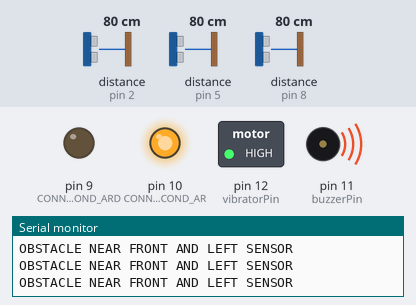
Simulated run of this sketch. Board: Arduino Uno, built with avr-gcc and run on an emulated ATmega328P. On the bench: switched loads named in the sketch (green lamp = pin HIGH), output pins drawn as LEDs (lit = HIGH), buzzer (waves = sounding), the last lines printed to the serial monitor. Wiring (inferred from the names in the program): 3 × ultrasonic range finder: trigger pin 3, echo pin 2 / trigger pin 4, echo pin 5 / trigger pin 7, echo pin 8. The inputs (shaded band) are chosen by the test bench; at power-on: distance to the obstacle (sensors on pin 2, pin 5, pin 8) 80 cm. The echo pulse lasts 58.3 µs per cm; pins used as bus, display or sensor lines are not drawn.

Above: at 1.2 s.
1.3 s: distance to the obstacle (sensor on pin 2) set to 55 cm
4.3 s: distance to the obstacle (sensor on pin 2) set to 49 cm
At 5.1 s:
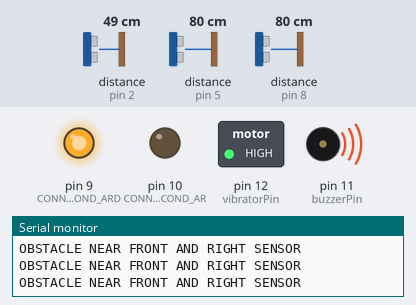
5.8 s: distance to the obstacle (sensor on pin 5) set to 55 cm
8.8 s: distance to the obstacle (sensor on pin 5) set to 49 cm
At 9.7 s:
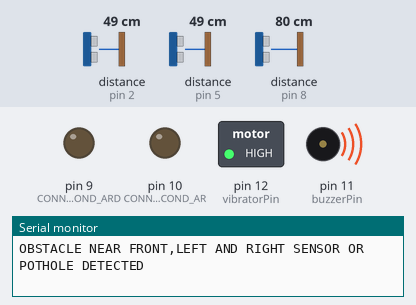
10.4 s: distance to the obstacle (sensor on pin 8) set to 18 cm
13.4 s: distance to the obstacle (sensor on pin 2) set to 60 cm
At 14.7 s:
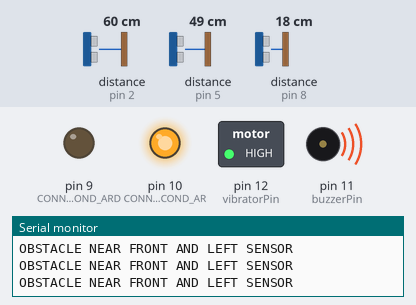
Timing chart, 0 to 15.9 s (numbered marks = the images above; inputs shaded):
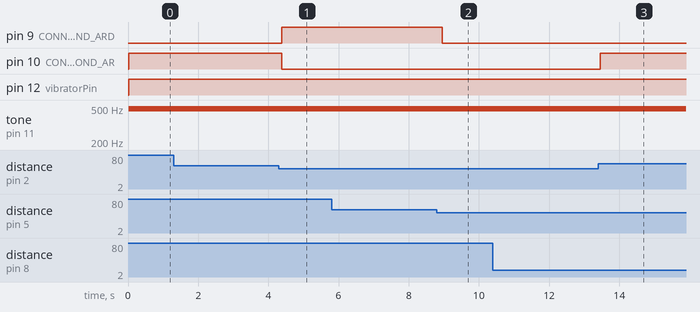

Measured:
- the behaviour switches between 52 and 51 cm on distance to the obstacle (sensor on pin 2) (found by bisection; images 0 and 1)
- the behaviour switches between 52 and 51 cm on distance to the obstacle (sensor on pin 5) (found by bisection; images 1 and 2)
- after the input at 4.3 s, pin 9 (CONNECT_9-6_OF_SECOND_ARD): LOW → HIGH after 0.08 s; pin 10 (CONNECT_10-7_OF_SECOND_AR): HIGH → LOW after 0.08 s
- after the input at 8.8 s, pin 9 (CONNECT_9-6_OF_SECOND_ARD): HIGH → LOW after 0.15 s
- after the input at 13.4 s, pin 10 (CONNECT_10-7_OF_SECOND_AR): LOW → HIGH after 0.06 s

The sketch:

phas2_phase1_revamped_modified.ino
```cpp
#define trigPin1 3
#define echoPin1 2
#define trigPin2 4
#define echoPin2 5
#define trigPin3 7
#define echoPin3 8
#define buzzerPin 11
#define vibratorPin 12
#define trigPin4 13
#define echoPin4 6

long duration, distance;
long pinvalue1,pinvalue2;
void setup()
{
Serial.begin (9600);
Serial.print("start");
pinMode(trigPin1, OUTPUT);
pinMode(echoPin1, INPUT);
pinMode(trigPin2, OUTPUT);
pinMode(echoPin2, INPUT);
pinMode(trigPin3, OUTPUT);
pinMode(echoPin3, INPUT);
pinMode(trigPin4, OUTPUT);
pinMode(echoPin4, INPUT);
pinMode(9, OUTPUT);//CONNECT 9-6 OF SECOND ARDUINO
pinMode(10, OUTPUT);//CONNECT 10-7 OF SECOND ARDUINO
pinMode(buzzerPin, OUTPUT);
pinMode(vibratorPin, OUTPUT);
}

long SonarSensor(int trigPin,int echoPin)
{
digitalWrite(trigPin, LOW);
delayMicroseconds(2);
digitalWrite(trigPin, HIGH);
delayMicroseconds(10);
digitalWrite(trigPin, LOW);
duration = pulseIn(echoPin, HIGH);
distance = (duration/2) / 29.1;
return (distance);
}

void beep(unsigned char delayms)
{
  //creating function
  analogWrite(buzzerPin, 20); //Setting pin to high
  delay(delayms); //Delaying
  analogWrite(buzzerPin ,0); //Setting pin to LOW
  delay(delayms); //Delaying
}

void vibrate(int vib)
{
  if (vib==1)
    {
     digitalWrite(vibratorPin,HIGH); //Setting pin to high
    }
  else if (vib==2)
    {
     digitalWrite(vibratorPin,LOW); //Setting pin to low
    }

}

void loop()
{

 do
 {
  if((SonarSensor(trigPin3, echoPin3)<=100)&&((SonarSensor(trigPin2, echoPin2)>50)||(SonarSensor(trigPin1, echoPin1)>50)))
  {
  do
    {
      if(SonarSensor(trigPin1, echoPin1)<=50)
      {
      digitalWrite(9,HIGH);
      digitalWrite(10,LOW);//GO LEFT
      Serial.println("OBSTACLE NEAR FRONT AND RIGHT SENSOR");
      vibrate(1);
      beep(50);
      }
      else
      {
      digitalWrite(9,LOW);
      digitalWrite(10,HIGH);//GO RIGHT
      Serial.println("OBSTACLE NEAR FRONT AND LEFT SENSOR");
      vibrate(1);
      beep(50);
      }
    }while((SonarSensor(trigPin3, echoPin3)<=100)&&((SonarSensor(trigPin2, echoPin2)>50)||(SonarSensor(trigPin1, echoPin1)>50)));
  }
  else if((SonarSensor(trigPin1, echoPin1)<=50)&&((SonarSensor(trigPin2, echoPin2)>50)&&(SonarSensor(trigPin3, echoPin3)>100)))
  {
    do
    {
      digitalWrite(9,HIGH);
      digitalWrite(10,LOW);//GO LEFT
      Serial.println("OBSTACLE RIGHT SENSOR");
      vibrate(1);
      beep(50);
    }while((SonarSensor(trigPin1, echoPin1)<=50)&&((SonarSensor(trigPin2, echoPin2)>50)&&(SonarSensor(trigPin3, echoPin3)>100)));
  }
  else if((SonarSensor(trigPin2, echoPin2)<=50)&&((SonarSensor(trigPin1, echoPin1)>50)&&(SonarSensor(trigPin3, echoPin3)>100)))
  {
    do
    {
      digitalWrite(9,LOW);
      digitalWrite(10,HIGH);//GO RIGHT
      Serial.println("OBSTACLE NEAR LEFT SENSOR");
      vibrate(1);
      beep(50);
    }while((SonarSensor(trigPin2, echoPin2)<=50)&&((SonarSensor(trigPin1, echoPin1)>50)&&(SonarSensor(trigPin3, echoPin3)>100)));
  }
   else if(((SonarSensor(trigPin2, echoPin2)<=50)&&(SonarSensor(trigPin1, echoPin1)<=50)&&(SonarSensor(trigPin3, echoPin3)<=100))||(SonarSensor(trigPin4, echoPin4)>40))
  {
     digitalWrite(9,LOW);
     digitalWrite(10,LOW);
     Serial.println("OBSTACLE NEAR FRONT,LEFT AND RIGHT SENSOR OR POTHOLE DETECTED");
     vibrate(1);
     beep(50);
  }
   else
   {
    digitalWrite(9,HIGH);
    digitalWrite(10,HIGH);
    Serial.println("NO OBSTACLES");
    vibrate(2);
   }
 }while(true);
}
```
